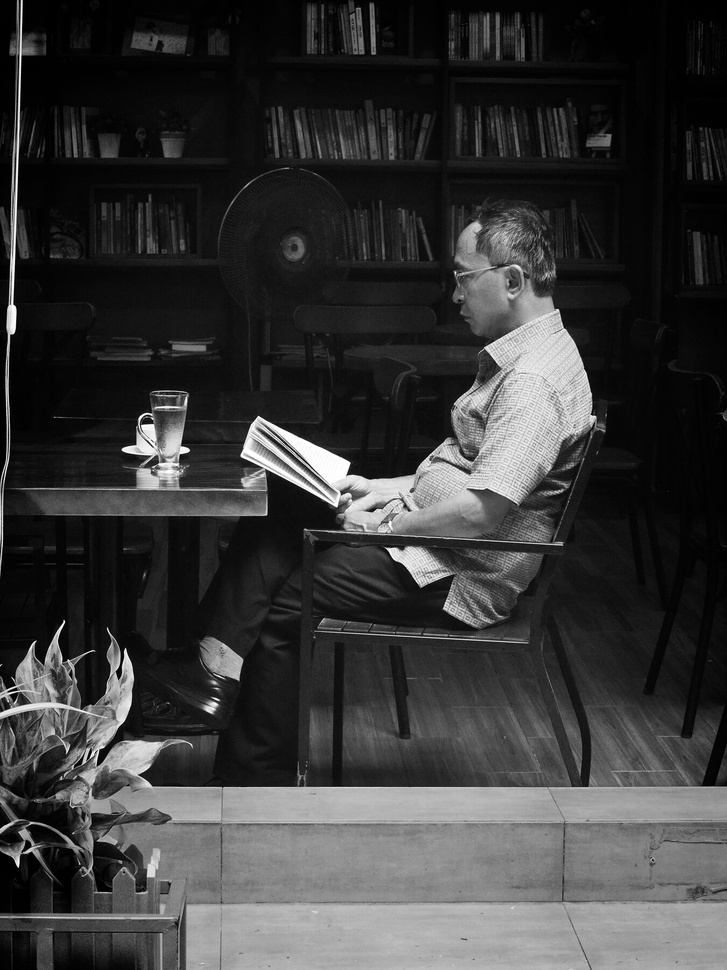
#> input picture photos/first-roll/P6030666.jpg, 727 x 970 px, shrunk from 1350 x 1800 before the run
$ python proc.py ../../photos/first-roll/P6030666.jpg ../../photos/first-roll/P6241167.jpg
#> lines starting #> are read from the running program, lines starting #| are printed output that depends on the picture
from PIL import Image
import numpy as np, sys

def process(src, dst, margin=12):
#> called with src = '../../photos/first-roll/P6030666.jpg', dst = '../../photos/first-roll/P6241167.jpg', margin = 12
    im = Image.open(src).convert('L')
    a = np.asarray(im).astype(np.float32)
    alpha = np.clip((236.0 - a) / (236.0 - 40.0), 0, 1) * 255.0
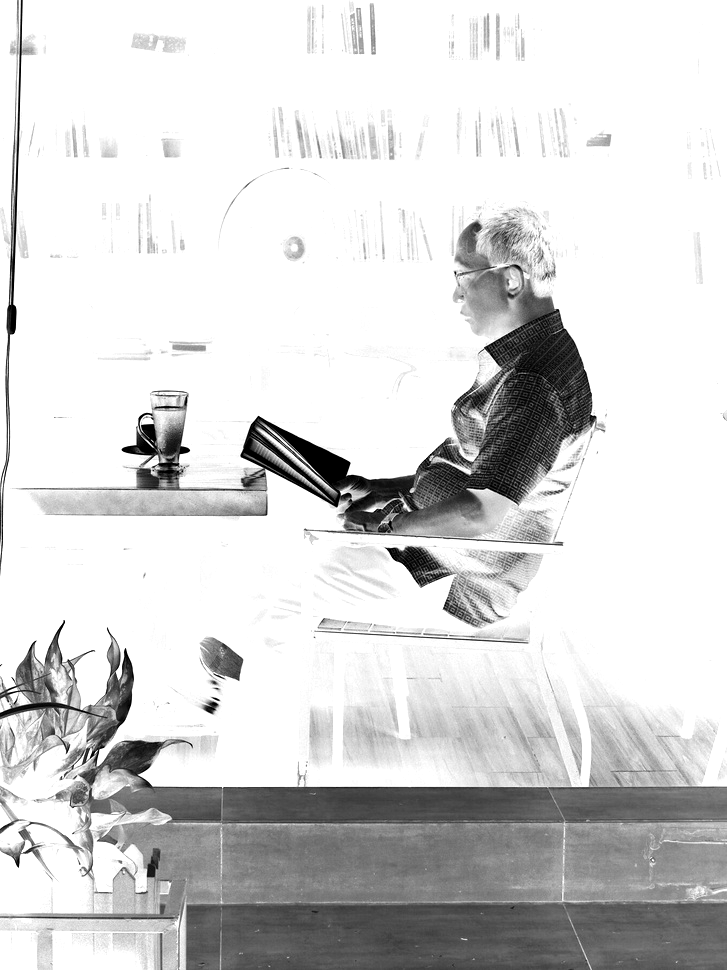
#> alpha: shape (970, 727) float32; min 0, max 255, mean 213.8
    alpha = alpha.astype(np.uint8)
    ink = np.zeros_like(alpha)
    out = Image.fromarray(np.dstack([ink, alpha]), 'LA')
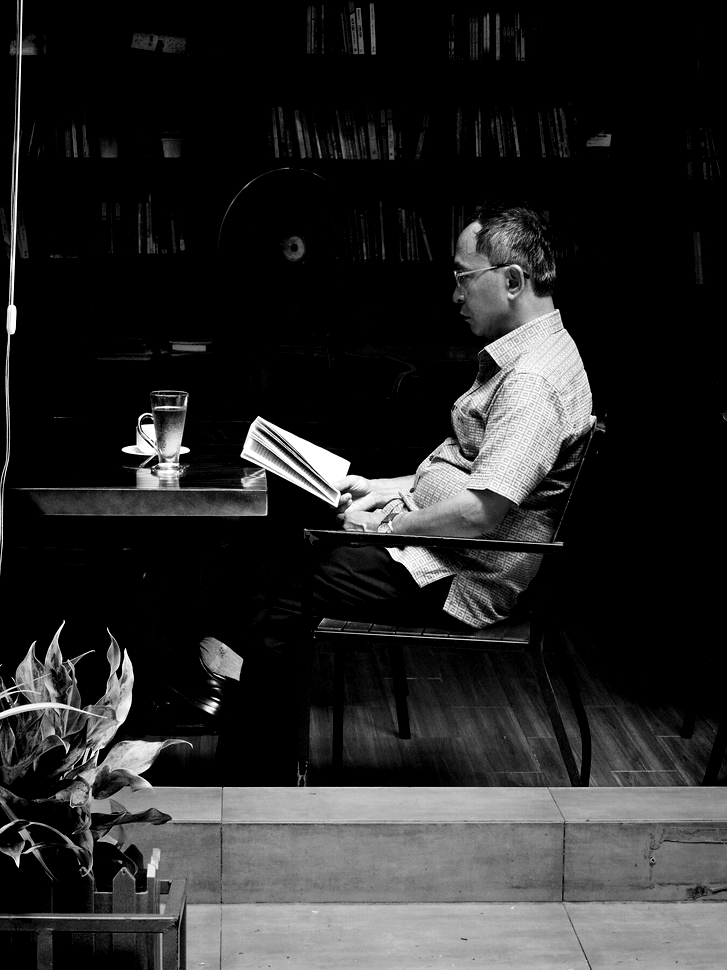
#> out: PIL image 727x970 LA; mean R, G, B, A 0, 0, 0, 213.6; transparent parts drawn white
    bbox = Image.fromarray(alpha).getbbox()
#> bbox = (0, 0, 727, 970)
    l, t, r, b = bbox
#> l = 0; t = 0; r = 727; b = 970
    l = max(0, l-margin); t = max(0, t-margin)
    r = min(out.width, r+margin); b = min(out.height, b+margin)
    out = out.crop((l, t, r, b))
    out.save(dst)
    return out.size

if __name__ == '__main__':
    print(process(sys.argv[1], sys.argv[2]))

$ run again, on photos/first-roll/P6271115.jpg
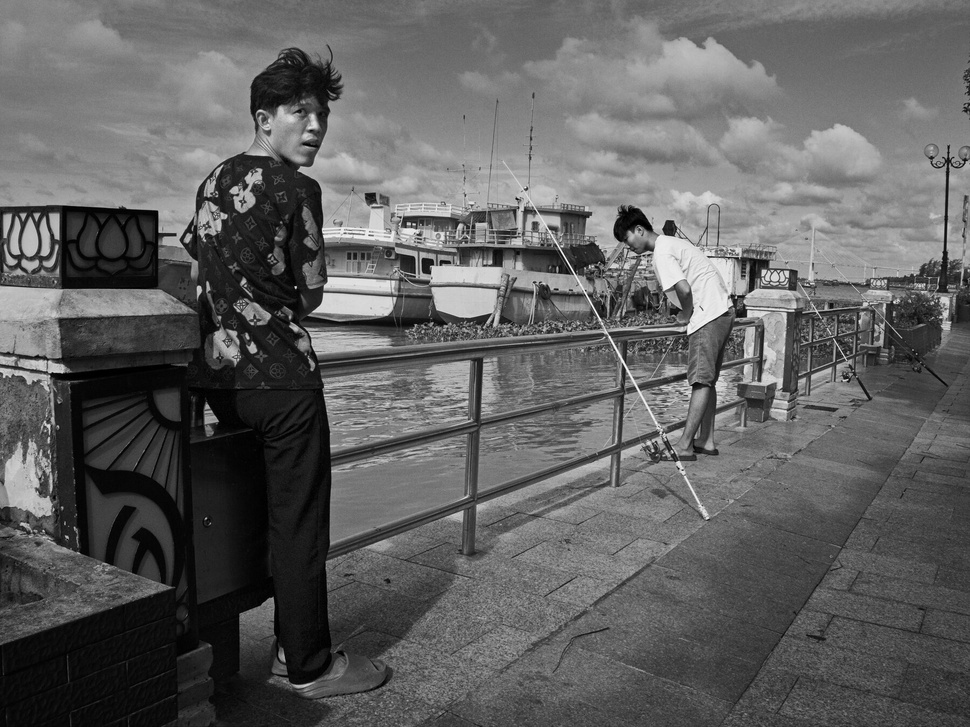
#> input picture photos/first-roll/P6271115.jpg, 970 x 727 px, shrunk from 1800 x 1350 before the run
#> in process, im is the input picture: PIL image 970x727 L; min 0, max 255, mean 96.6
#> in process, `alpha = np.clip((236.0 - a) / (236.0 - 40.0), 0, 1) * 255.0`:
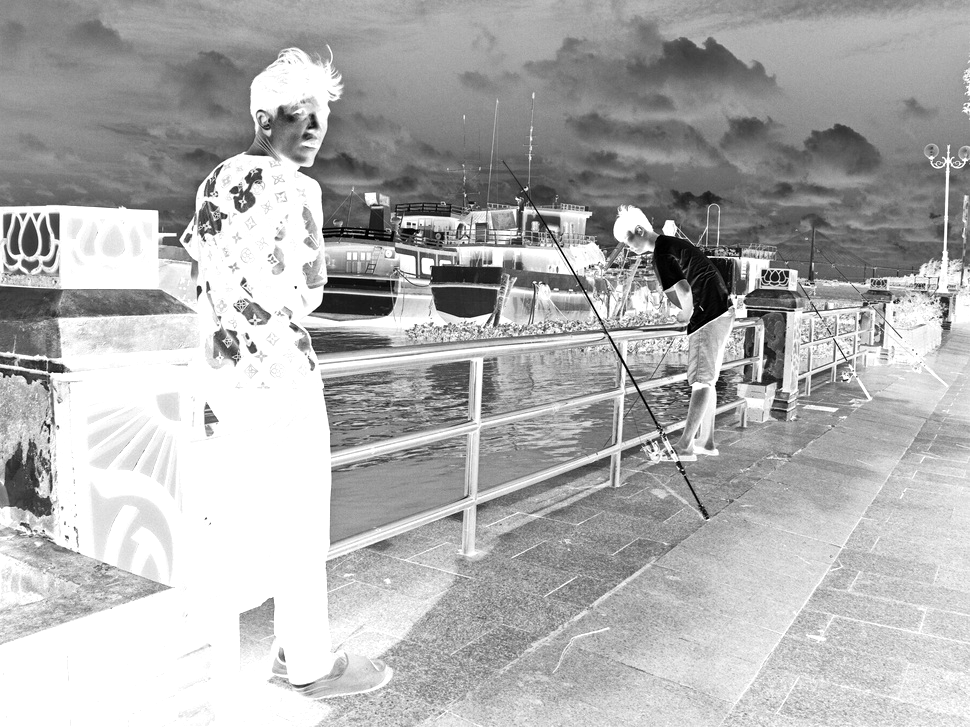
#> alpha: shape (727, 970) float32; min 0, max 255, mean 176.6
#> in process, `out = Image.fromarray(np.dstack([ink, alpha]), 'LA')`:
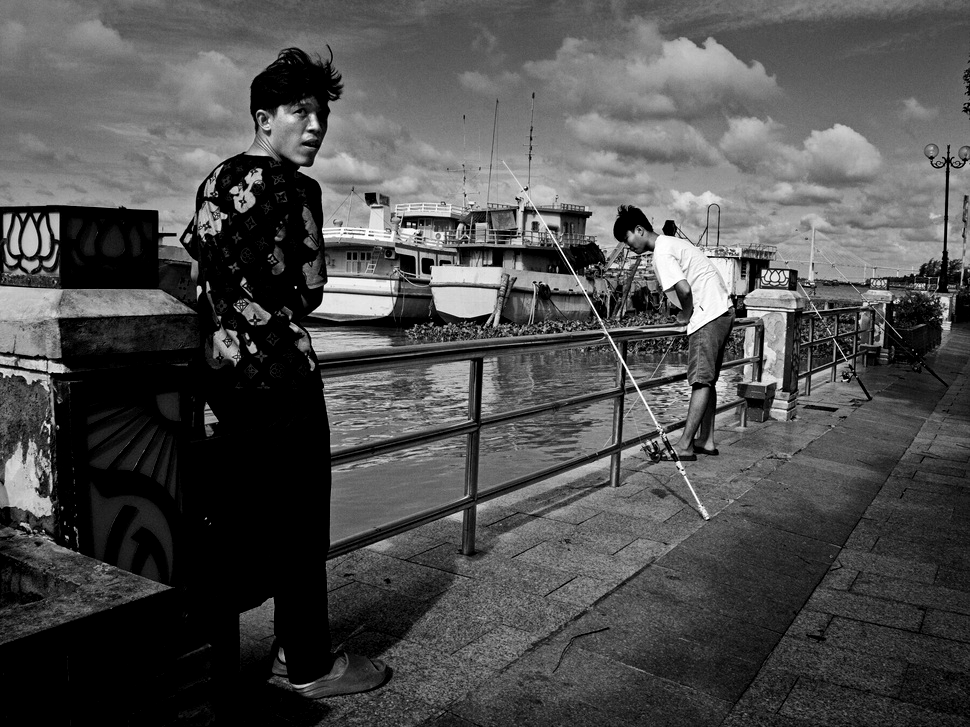
#> out: PIL image 970x727 LA; mean R, G, B, A 0, 0, 0, 176.2; transparent parts drawn white
#> bbox = (0, 0, 970, 727)
#> l = 0; r = 970; b = 727

$ run again, on photos/first-roll/P6281299.jpg
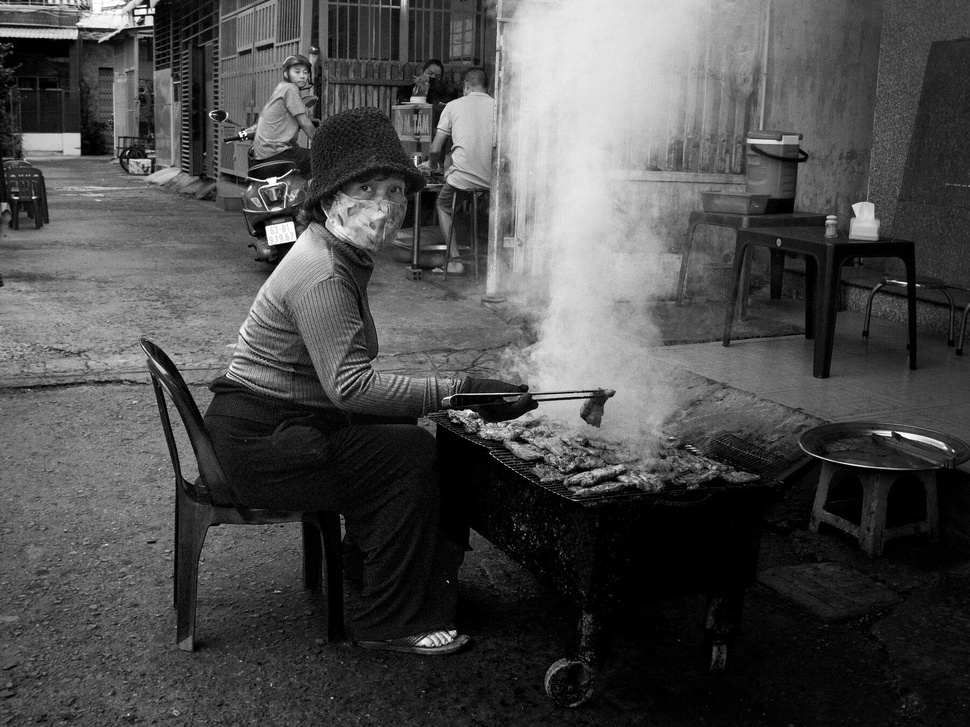
#> input picture photos/first-roll/P6281299.jpg, 970 x 727 px, shrunk from 1800 x 1350 before the run
#> in process, im is the input picture: PIL image 970x727 L; min 0, max 255, mean 76
#> in process, `alpha = np.clip((236.0 - a) / (236.0 - 40.0), 0, 1) * 255.0`:
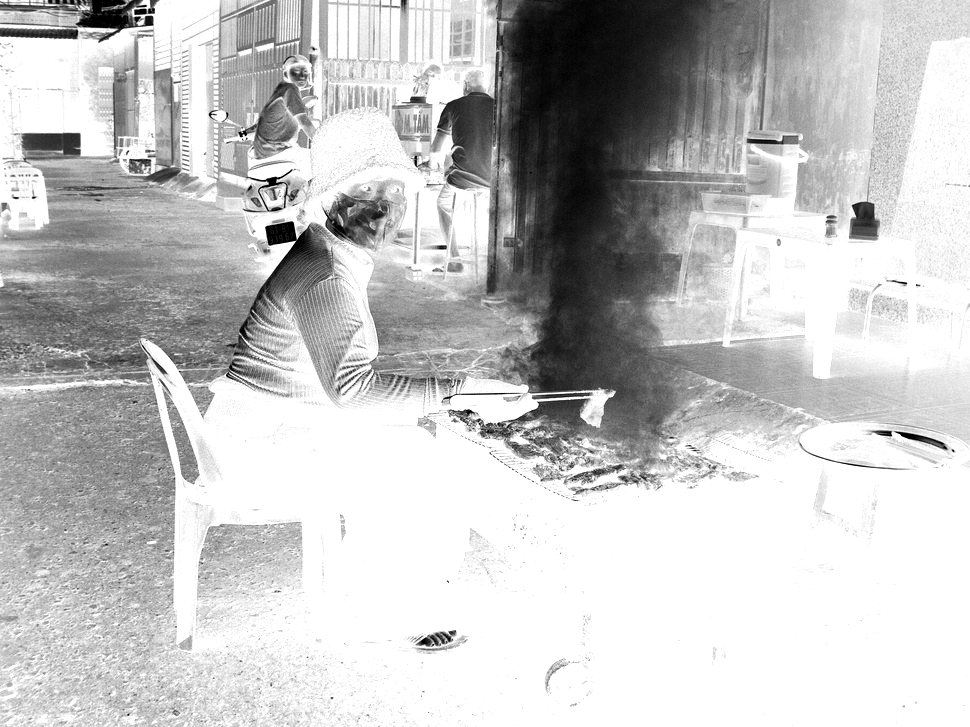
#> alpha: shape (727, 970) float32; min 0, max 255, mean 195.9
#> in process, `out = Image.fromarray(np.dstack([ink, alpha]), 'LA')`:
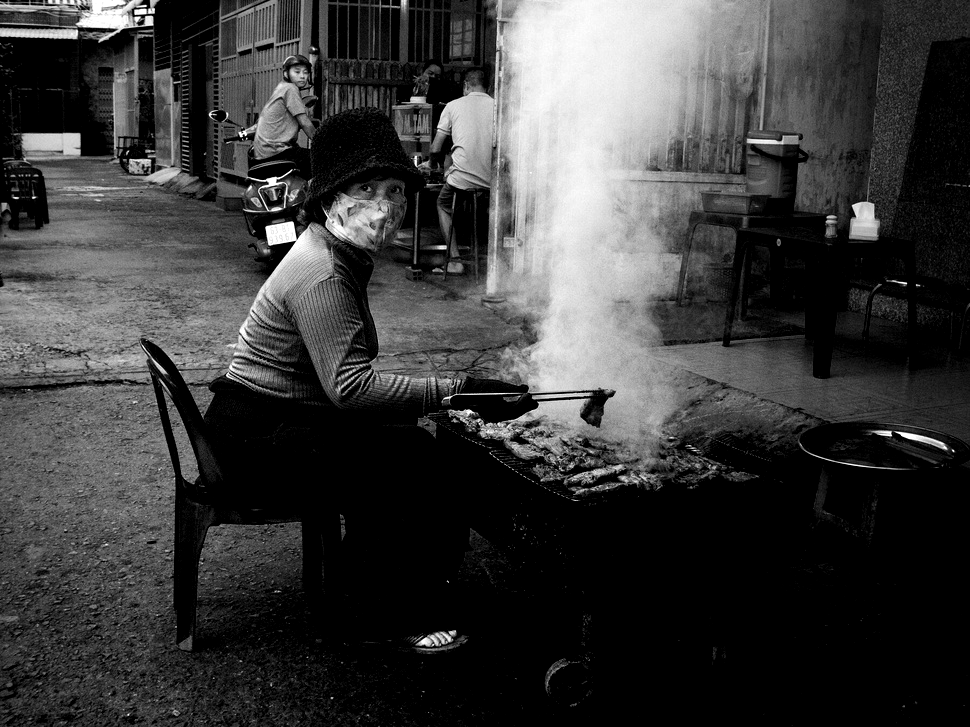
#> out: PIL image 970x727 LA; mean R, G, B, A 0, 0, 0, 195.5; transparent parts drawn white
#> bbox = (0, 0, 970, 727)
#> l = 0; r = 970; b = 727

$ run again, on photos/first-roll/P6281389.jpg
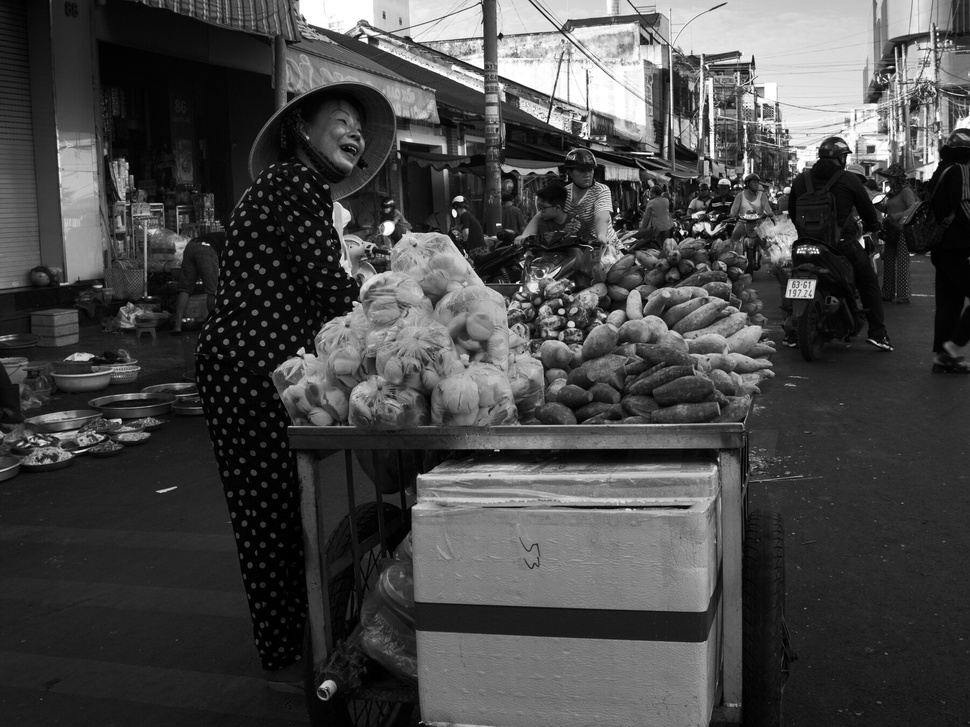
#> input picture photos/first-roll/P6281389.jpg, 970 x 727 px, shrunk from 1800 x 1350 before the run
#> in process, im is the input picture: PIL image 970x727 L; min 0, max 255, mean 71.2
#> in process, `alpha = np.clip((236.0 - a) / (236.0 - 40.0), 0, 1) * 255.0`:
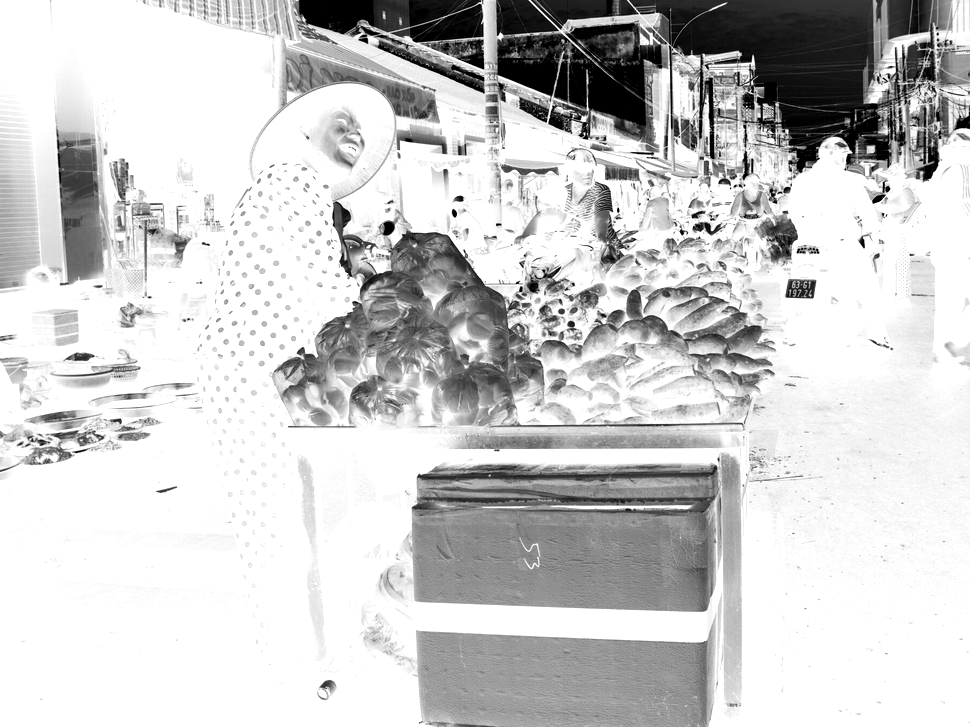
#> alpha: shape (727, 970) float32; min 0, max 255, mean 204
#> in process, `out = Image.fromarray(np.dstack([ink, alpha]), 'LA')`:
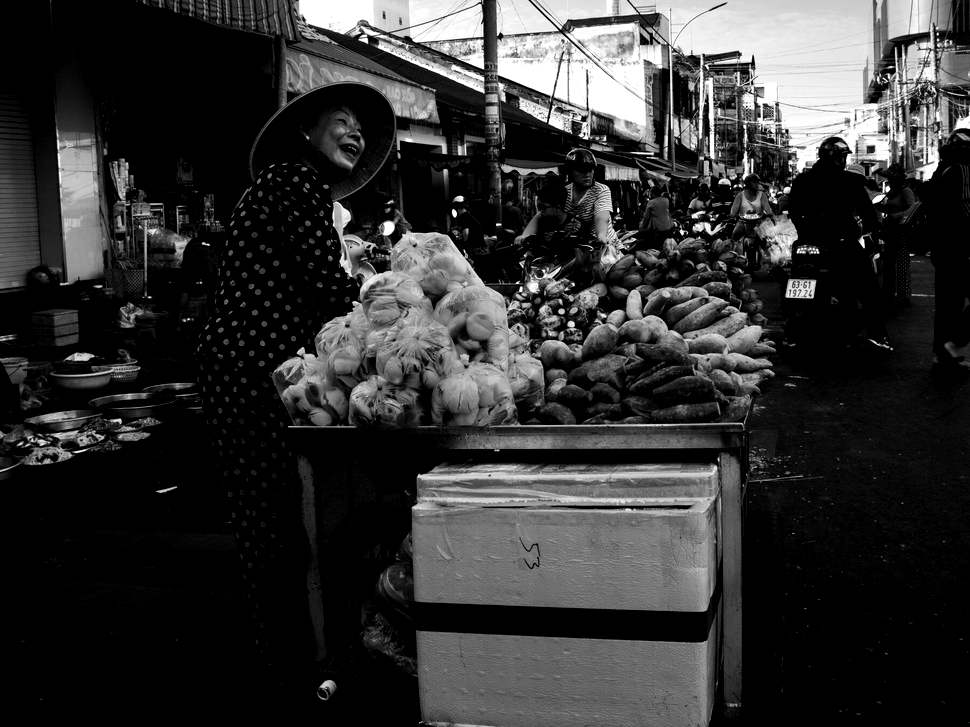
#> out: PIL image 970x727 LA; mean R, G, B, A 0, 0, 0, 203.8; transparent parts drawn white
#> bbox = (0, 0, 970, 727)
#> l = 0; r = 970; b = 727
